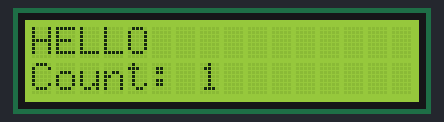
A sketch run on a simulated Arduino Uno, built with avr-gcc and run on an emulated ATmega328P. Parts: 16×2 character LCD. What the sketch prints to the serial monitor is not drawn.

Above: at 0.1 s.
At 4.3 s:
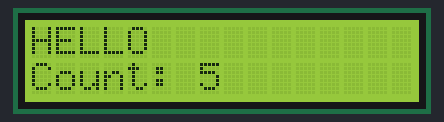
At 9.4 s:
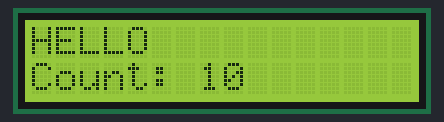
At 18.7 s:
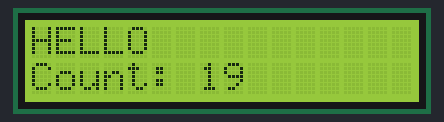
At 27.9 s:
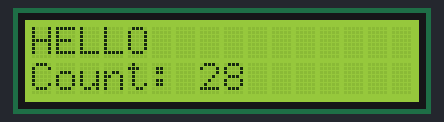
At 38.2 s:
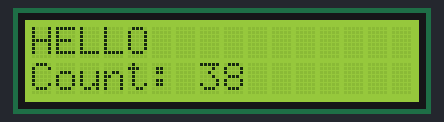

Measured:
- what the display in image 1 shows lasts 1.0 s, from 4.2 s to 5.2 s

The sketch:

hello_lcd.ino
```cpp
/*
 * Prints HELLO continuously on the LCD and in the Serial Monitor.
 * Wiring: LCD GND -> GND, VCC -> 5V, SDA -> A4, SCL -> A5
 * Serial Monitor: 9600 baud.
 * Library: "LiquidCrystal I2C" by Frank de Brabander
 *
 * The count tells you if the Arduino is restarting:
 * if it keeps going back to 1 (and "STARTED" prints again), the board reset.
 */
#include <Wire.h>
#include <LiquidCrystal_I2C.h>

LiquidCrystal_I2C* lcd;
unsigned long count = 0;

void setup() {
  Serial.begin(9600);
  Wire.begin();

  // Most LCDs are at address 0x27, some at 0x3F - use whichever answers
  Wire.beginTransmission(0x27);
  uint8_t addr = (Wire.endTransmission() == 0) ? 0x27 : 0x3F;

  lcd = new LiquidCrystal_I2C(addr, 16, 2);
  lcd->init();
  lcd->backlight();

  Serial.println(F("===== STARTED ====="));
}

void loop() {
  count++;

  // LCD line 1: HELLO   line 2: the count
  lcd->setCursor(0, 0);
  lcd->print(F("HELLO           "));
  lcd->setCursor(0, 1);
  lcd->print(F("Count: "));
  lcd->print(count);
  lcd->print(F("     "));

  // Serial Monitor
  Serial.print(F("Hello "));
  Serial.println(count);

  delay(1000);   // once per second
}
```
